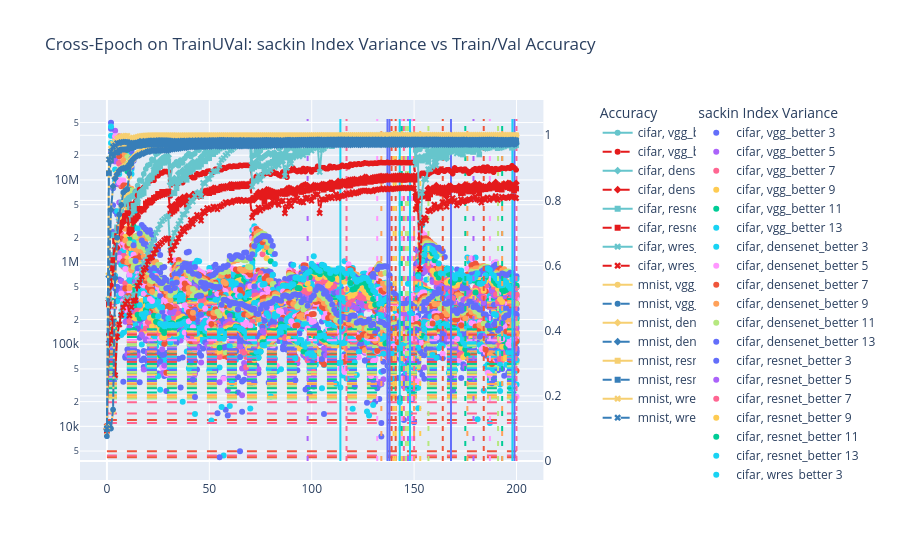

This figure's notebook cell:
### Code cell
epoch_trainUval = epoch_data_better[(epoch_data_better['split'] == 'trainUval')]
epoch_trainUval = epoch_trainUval.sort_values(by='epoch')

fig = make_subplots(specs=[[{"secondary_y": True}]], )

train_acc_trainUval = px.line(epoch_trainUval, x='epoch', y='train_acc', color="dataset", color_discrete_sequence=color_seq_train, symbol="model")
val_acc_trainUval = px.line(epoch_trainUval, x='epoch', y='val_acc', color="dataset", color_discrete_sequence=color_seq_val, symbol="model", line_dash_sequence=['dash'])

traces = tuple(train_acc_trainUval.data)

for i, trace in enumerate(traces):
	# get dataset, model out of the trace
	dataset, model = str(trace['name']).split(", ")
    
	all_epochs = epoch_trainUval[(epoch_trainUval['dataset'] == dataset) & (epoch_trainUval['model'] == model)].copy()

	for size in window_sizes:     
		col_name = f"sackin_index_std_w{size}"
		all_epochs[col_name] = all_epochs["sackin_index"].rolling(size).std()
  
		group = f"{trace["name"]} {size}"
		sackin_scatter_trainUval = go.Scatter(x=all_epochs['epoch'], y=all_epochs[col_name], mode='markers', name=group, legend="legend2", legendgroup=group)

		fig.add_trace(
			sackin_scatter_trainUval,
			secondary_y=False
		)
  
		epoch_span = (all_epochs['epoch'].min(), all_epochs['epoch'].max())
		lowest_5_variances = all_epochs.nsmallest(10, col_name)[col_name].to_numpy()
		for j, e in enumerate(lowest_5_variances[[0, -1]]):
			xline = go.Scatter(x=epoch_span, y=[e, e], mode="lines", line=dict(dash=f"10px 10px"), legend="legend2", legendgroup=group, showlegend=False)
			fig.add_trace(xline, secondary_y=False)

 
	fig.update_yaxes(type="log", secondary_y=False)

	fig.add_trace(
		train_acc_trainUval.data[i],
		secondary_y=True,
	)
 
	fig.add_trace(
		val_acc_trainUval.data[i],
		secondary_y=True,
	)
 
	top_5_epochs = all_epochs.sort_values(by='val_acc', ascending=False).iloc[:5]['epoch'].to_numpy()

	for i, e in enumerate(top_5_epochs):
		fig.add_trace(go.Scatter(x=[e, e], y=[0, 1.05], mode="lines", line=dict(color=trace['marker']['color'], dash=f"5px {i*5}px"), legendgroup=trace['name'], showlegend=False), secondary_y=True)

# set title
fig.update_layout(
	title_text="Cross-Epoch on TrainUVal: sackin Index Variance vs Train/Val Accuracy",
	legend = dict(title="Accuracy", tracegroupgap=0, x=1.05, y=1),
	legend2 = dict(title="sackin Index Variance", tracegroupgap=0, x=1.25, y=1),
)
fig.show()
